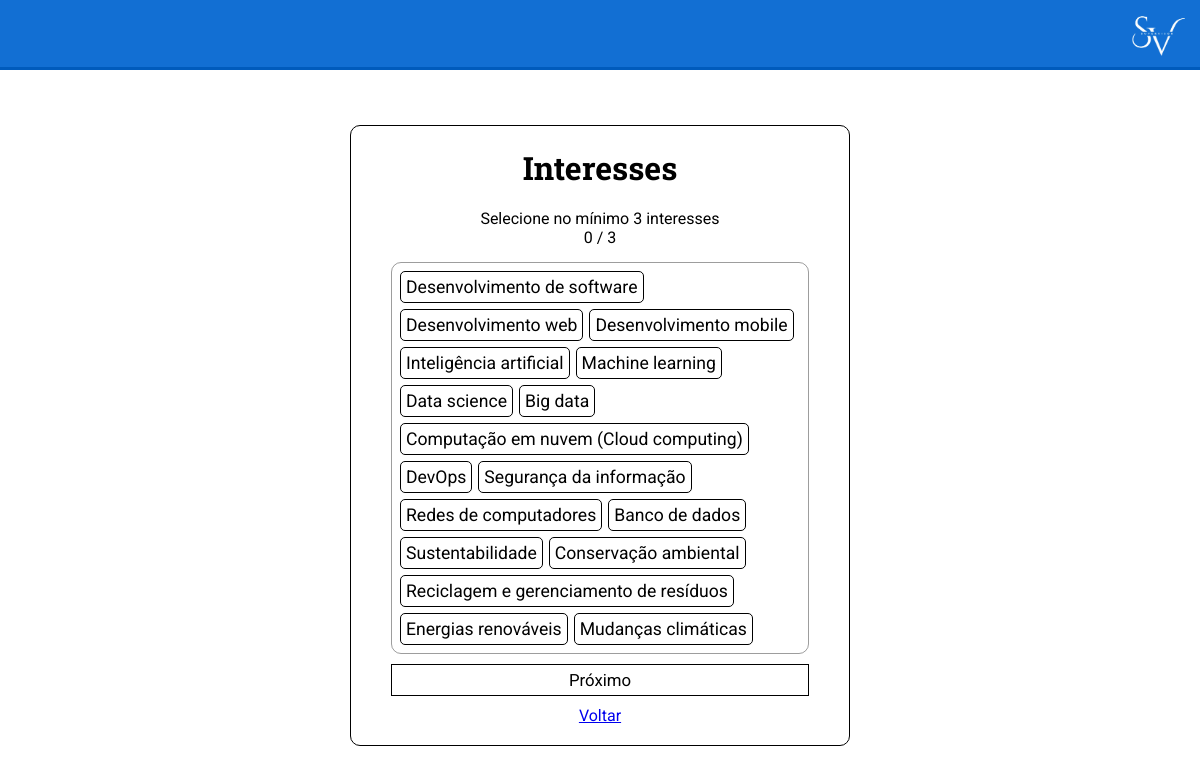
The page /views/EscolherInteresses/ (signed in) on the database its author committed.
### tables this page shows
CREATE TABLE `interesse` (
  `idInteresse` int(11) NOT NULL,
  `descricao` varchar(255) NOT NULL
);

### src/database/MySQL.php (called while the page is built, shortened)
<?php
class MySQL{
	private $connection;
	public function __construct(){
		$this->connection = new mysqli(HOST,USUARIO,SENHA,BANCO);
		$this->connection->set_charset("utf8");
	}
	public function consulta($sql){
		$result = $this->connection->query($sql);
		$data = array();
		while($item = mysqli_fetch_array($result)){
			$data[] = $item;
		}
		return $data;
	}
}

### src/models/Usuario.php (called while the page is built, shortened)
<?php
class Usuario{
    private int $idUsuario;
    public function  setIdUsuario(int $idUsuario){
        $this->idUsuario = $idUsuario;
    }
    public static function acharUsuario(int $idUsuario) : ?Usuario{
        $conn = new MySQL();
        $sql = "SELECT nome, imagem, email, senha, tipo FROM usuario WHERE idUsuario={$idUsuario}";
        $resultado = $conn->consulta($sql);
        if(count($resultado) === 1){
            $u = new Usuario($resultado[0]['nome'], $resultado[0]['imagem'], $resultado[0]['email'], $resultado[0]['senha']);
            $u->setIdUsuario($idUsuario);
            $u->setTipo($resultado[0]['tipo']);
            return $u;
        }
        return null;
    }
    public function acharInteresses(): array{
        $conn = new MySQL();
        $sql = "SELECT idInteresse FROM usuario_interesse WHERE idUsuario={$this->idUsuario}";
        $resultado = $conn->consulta($sql);
        $interesses = [];
        return $interesses;
    }
}

### src/models/Interesse.php (called while the page is built, shortened)
<?php
class Interesse{
    private int $idInteresse;
    private string $descricao;
    public function __construct($descricao){
        $this->descricao = $descricao;
    }
    public function  setIdInteresse(int $idInteresse){
        $this->idInteresse = $idInteresse;
    }
    public function getIdInteresse(): int{
        return $this->idInteresse;
    }
    public function getDescricao(): string{
        return $this->descricao;
    }
    public static function listarTodos(): array{
        $conn = new MySQL();
        $sql = "SELECT idInteresse, descricao FROM interesse";
        $resultado = $conn->consulta($sql);
        $interesses = [];
        foreach($resultado as $r){
            $interesse = new Interesse($r['descricao']);
            $interesse->setIdInteresse($r['idInteresse']);
            $interesses[] = $interesse;
        }
        return $interesses;
    }
}

### views/EscolherInteresses/index.php (the view, shortened to what this page needs)
<?php
$interesses = Interesse::listarTodos();
$usuario = '';
if(isset($_SESSION['idUsuario'])){
    $usuario = Usuario::acharUsuario($_SESSION['idUsuario']);
}
?>
<!DOCTYPE html>
<html lang="en">
<head>
    <link rel="stylesheet" href="../../styles/style.css">
</head>
<body>
    <div class="container">
        <header class="cabecalho">
            <img src="../../resources/images/logo.png" alt="Logo SuperVisor" class="logo-cabecalho">
        </header>
        <main class="container-formulario">
            <form method="POST" action="index.php" enctype="multipart/form-data" class="formulario-grande">
                <h1 class="titulo-formulario-grande">Interesses</h1>
                <p class="info">Selecione no mínimo 3 interesses</p>
                <p class="contador-interesse info" id="contador-interesses">0 / 3</p>
                <div class="bloco-interesses">
                    <?php
                    if($usuario){
                        foreach($interesses as $i){
                            if(in_array($i->getIdInteresse(), $usuario->acharInteresses())){
                                echo'
                                    <div class="container-checkbox-interesse">
                                    <input class="interesse-checkbox" type="checkbox" name="interesses[]" id="'.$i->getIdInteresse().'" value="'.$i->getIdInteresse().'" checked>
                                    <label class="interesse-checkbox-label" for="'.$i->getIdInteresse().'">'.$i->getDescricao().'</label>
                                    </div>
                                ';
                            } else {
                                echo'
                                    <div class="container-checkbox-interesse">
                                    <input class="interesse-checkbox" type="checkbox" name="interesses[]" id="'.$i->getIdInteresse().'" value="'.$i->getIdInteresse().'">
                                    <label class="interesse-checkbox-label" for="'.$i->getIdInteresse().'">'.$i->getDescricao().'</label>
                                    </div>
                                ';
                            }
                        }
                    }
                    ?>
                </div>
                <button disabled id="submit" name="submit" class="botao-strong">Próximo</button>
                <a href="../CriarConta/" class="link-formulario">Voltar</a>
            </form>
        </main>
    </div>
</body>
</html>

### styles/style.css (style rules this page uses)
*, *::before, *::after { margin: 0; padding: 0; box-sizing: border-box; }
html, body { width: 100vw; height: 100vh; }
.container { width: 100%; height: 100%; display: flex; flex-direction: column; }
.cabecalho { width: 100%; height: 70px; background-color: #126fd3; display: flex; align-items: center; flex-direction: row-reverse; gap: 10px; border-bottom: 3px solid #005bbc; }
.logo-cabecalho { height: 100%; margin: 0 10px; }
.container-formulario { flex: 1; display: flex; align-items: center; justify-content: center; }
.formulario-grande { background-color: white; width: 40%; min-width: 500px; padding: 20px 40px; border: solid 1px black; border-radius: 10px; display: flex; flex-direction: column; resize: none; }
.titulo-formulario-grande { width: 100%; text-align: center; margin: 0 0 20px 0; font-family: "Roboto Slab", serif; }
.botao-strong { padding: 5px; margin: 10px 0 10px 0; color: white; background-color: #126fd3; border: solid 1px black; font-family: "Roboto", sans-serif; font-size: 1.05rem; transition: background-color 0.3s ease; }
.botao-strong:disabled { background-color: transparent; color: black; }
.link-formulario { text-align: center; font-family: "Roboto", sans-serif; }
.info { font-family: "Roboto"; width: 100%; text-align: center; }
.bloco-interesses { width: 100%; margin: 15px 0 0 0; border: 1px solid #00000062; border-radius: 10px; padding: 5px; display: flex; flex-wrap: wrap; max-height: 500px; overflow-y: scroll; }
.container-checkbox-interesse { font-family: "Roboto"; margin: 9px 3px; }
.interesse-checkbox-label { padding: 5px; font-size: 1.1rem; border: 1px solid black; border-radius: 5px; user-select: none; cursor: pointer; }

### rows shown on the page
interesse: descricao "Desenvolvimento de software"
interesse: descricao "Desenvolvimento web"
interesse: descricao "Desenvolvimento mobile"
interesse: descricao "Inteligência artificial"
interesse: descricao "Machine learning"
interesse: descricao "Data science"
interesse: descricao "Big data"
interesse: descricao "Computação em nuvem (Cloud computing)"
interesse: descricao "DevOps"
interesse: descricao "Segurança da informação"
interesse: descricao "Redes de computadores"
interesse: descricao "Banco de dados"
interesse: descricao "Sustentabilidade"
interesse: descricao "Conservação ambiental"
interesse: descricao "Reciclagem e gerenciamento de resíduos"
interesse: descricao "Energias renováveis"
interesse: descricao "Mudanças climáticas"
